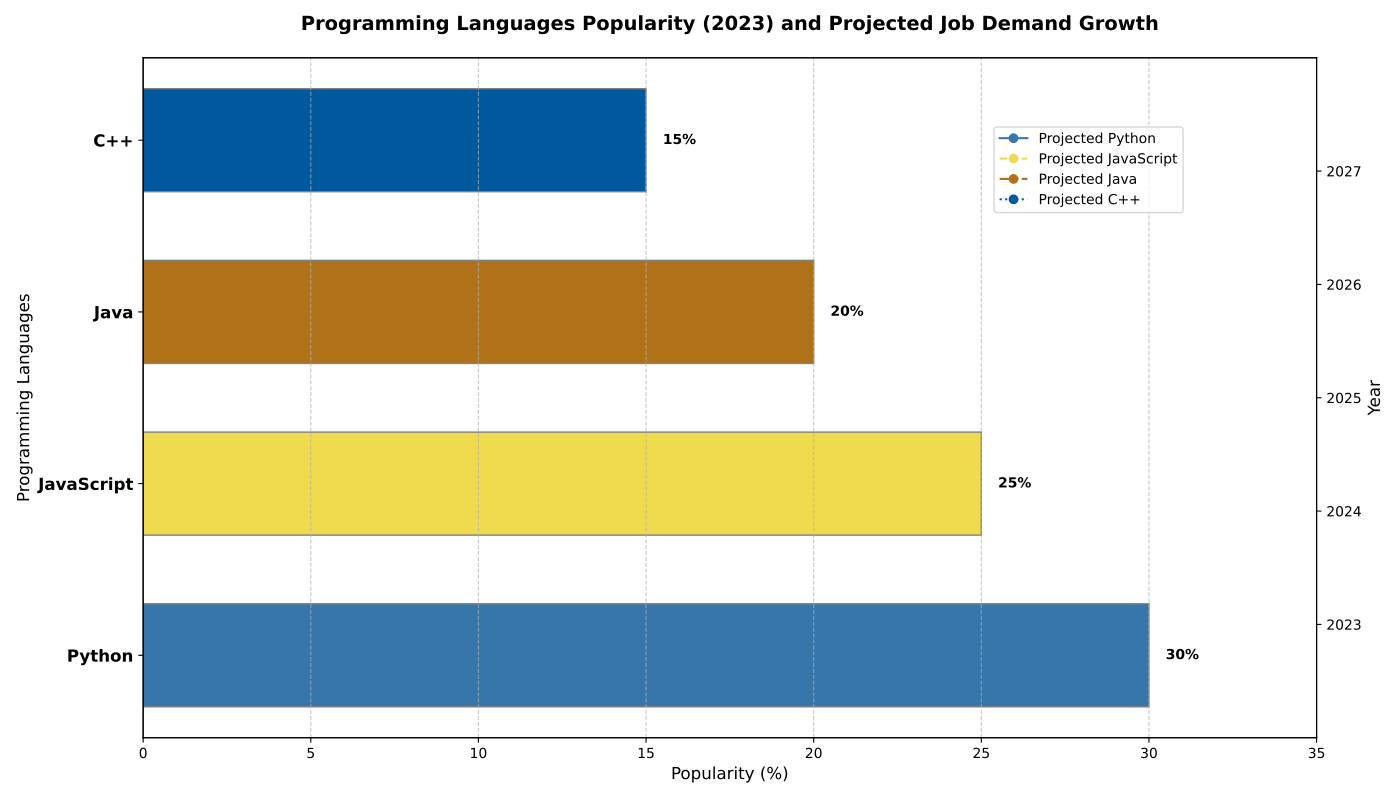

Python code for this plot:
import matplotlib.pyplot as plt
import numpy as np

languages = ['Python', 'JavaScript', 'Java', 'C++']
popularity = [30, 25, 20, 15]

years = np.array([2023, 2024, 2025, 2026, 2027])
projected_jobs_growth = {
    'Python': [150, 155, 160, 165, 170],
    'JavaScript': [130, 135, 140, 145, 150],
    'Java': [120, 122, 124, 126, 128],
    'C++': [100, 102, 104, 106, 108]
}

colors = ['#3776AB', '#F0DB4F', '#B07219', '#00599C']
line_styles = ['-', '--', '-.', ':']

fig, ax1 = plt.subplots(figsize=(14, 8))

bars = ax1.barh(languages, popularity, color=colors, edgecolor='grey', height=0.6)

for bar, percentage in zip(bars, popularity):
    ax1.text(bar.get_width() + 0.5, bar.get_y() + bar.get_height() / 2,
            f'{percentage}%', va='center', ha='left', fontsize=10, fontweight='bold', color='black')

ax2 = ax1.twinx()

for idx, (language, growth) in enumerate(projected_jobs_growth.items()):
    ax2.plot(growth, years, label=f'Projected {language}', color=colors[idx], linestyle=line_styles[idx], marker='o')

ax1.set_title("Programming Languages Popularity (2023) and Projected Job Demand Growth", fontsize=14, fontweight='bold', pad=20)
ax1.set_xlabel("Popularity (%)", fontsize=12)
ax1.set_ylabel("Programming Languages", fontsize=12)
ax2.set_ylabel("Year", fontsize=12)
ax2.set_yticks(years)

ax1.set_xlim(0, 35)
ax2.set_ylim(2022, 2028)

ax1.xaxis.grid(True, linestyle='--', alpha=0.7)

ax1.set_yticks(np.arange(len(languages)))
ax1.set_yticklabels(languages, fontsize=12, fontweight='bold')

fig.legend(loc='upper right', bbox_to_anchor=(0.85, 0.85), fontsize=10)

plt.tight_layout()
plt.show()
